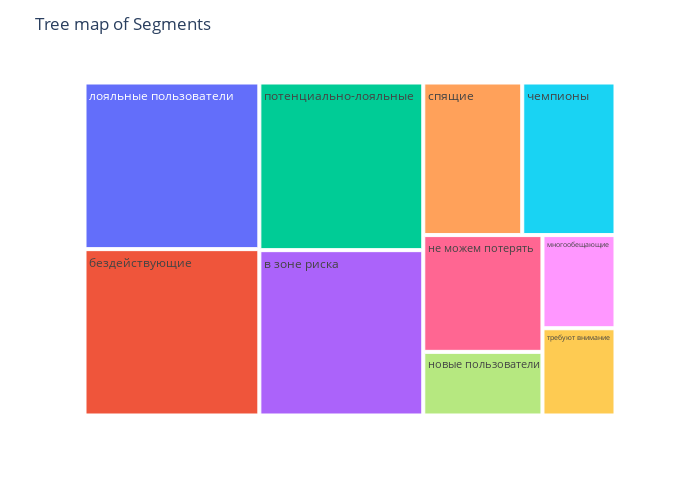

Source (notebook cell):
### Code cell
fig = px.treemap(segmentation, path=['segment'], values='count_customer')
fig.update_layout(title="Tree map of Segments", width=700, height=500,)
fig.show()

### Figure 1 — Plotly figure (JSON) as saved in the notebook; plotly's stock layout.template omitted (floating-point values rounded to 4 significant figures)
{"data": [{"branchvalues": "total", "domain": {"x": [0, 1], "y": [0, 1]}, "hovertemplate": "labels=%{label}<br>count_customer=%{value}<br>parent=%{parent}<br>id=%{id}<extra></extra>", "ids": ["бездействующие", "в зоне риска", "лояльные пользователи", "многообещающие", "не можем потерять", "новые пользователи", "потенциально-лояльные", "спящие", "требуют внимание", "чемпионы"], "labels": ["бездействующие", "в зоне риска", "лояльные пользователи", "многообещающие", "не можем потерять", "новые пользователи", "потенциально-лояльные", "спящие", "требуют внимание", "чемпионы"], "name": "", "parents": ["", "", "", "", "", "", "", "", "", ""], "type": "treemap", "values": [11885, 11075, 11904, 2780, 5686, 3100, 11228, 6171, 2604, 5814]}], "layout": {"height": 500, "legend": {"tracegroupgap": 0}, "margin": {"t": 60}, "title": {"text": "Tree map of Segments"}, "width": 700}}
